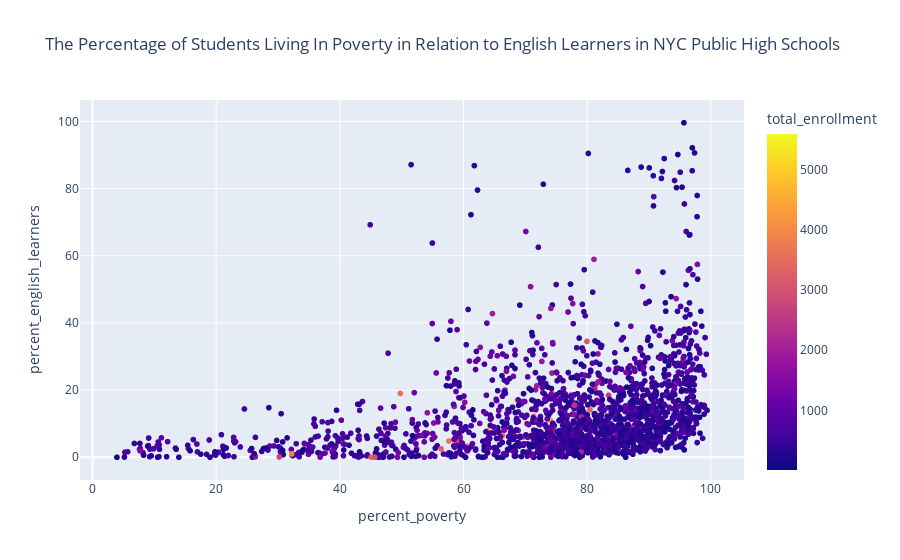

The notebook cell this image was saved under:
### Code cell
# Create a scatter plot of percent_english_learners vs percent_poverty
px.scatter(nyc, x = 'percent_poverty', y = 'percent_english_learners', title = 'The Percentage of Students Living In Poverty in Relation to English Learners in NYC Public High Schools', color  = 'total_enrollment')

### Figure 1 — Plotly figure (JSON) as saved in the notebook; plotly's stock layout.template omitted (floating-point values rounded to 4 significant figures; data arrays with more than 128 entries replaced by an {"elided": "..."} marker saying what was removed)
{"data": [{"hovertemplate": "percent_poverty=%{x}<br>percent_english_learners=%{y}<br>total_enrollment=%{marker.color}<extra></extra>", "legendgroup": "", "marker": {"color": {"elided": "1834 float values"}, "coloraxis": "coloraxis", "symbol": "circle"}, "mode": "markers", "name": "", "showlegend": false, "type": "scattergl", "x": {"elided": "1834 float values"}, "xaxis": "x", "y": {"elided": "1834 float values"}, "yaxis": "y"}], "layout": {"autosize": true, "coloraxis": {"colorbar": {"title": {"text": "total_enrollment"}}, "colorscale": [[0, "#0d0887"], [0.1111, "#46039f"], [0.2222, "#7201a8"], [0.3333, "#9c179e"], [0.4444, "#bd3786"], [0.5556, "#d8576b"], [0.6667, "#ed7953"], [0.7778, "#fb9f3a"], [0.8889, "#fdca26"], [1, "#f0f921"]]}, "legend": {"tracegroupgap": 0}, "title": {"text": "The Percentage of Students Living In Poverty in Relation to English Learners in NYC Public High Schools"}, "xaxis": {"anchor": "y", "autorange": true, "domain": [0, 1], "range": [-2.11, 105.4], "title": {"text": "percent_poverty"}, "type": "linear"}, "yaxis": {"anchor": "x", "autorange": true, "domain": [0, 1], "range": [-8.219, 107.8], "title": {"text": "percent_english_learners"}, "type": "linear"}}}
